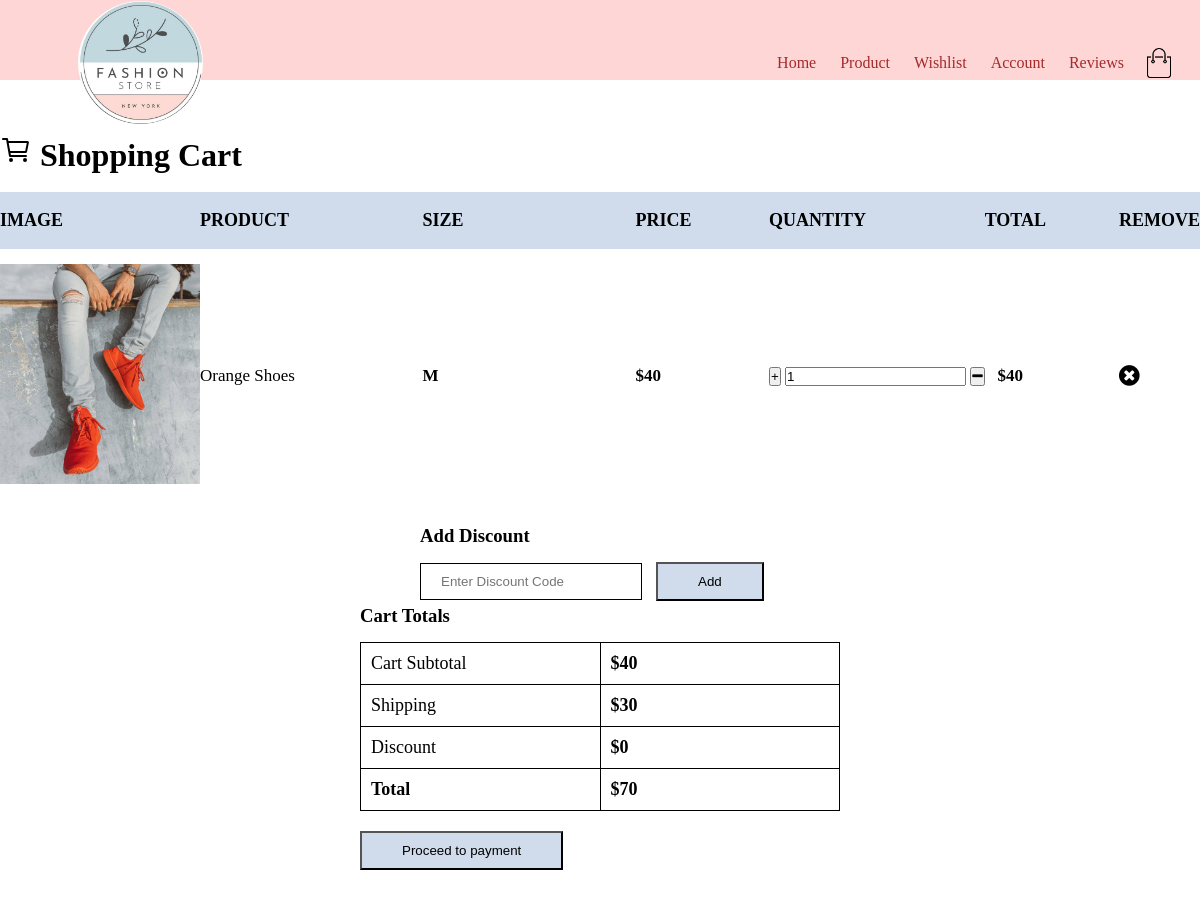
The app's page /cart.php with its own data.
### tables this page shows
CREATE TABLE `cart` (
  `CartID` int(11) NOT NULL,
  `ProductName` varchar(50) NOT NULL,
  `Username` varchar(50) NOT NULL,
  `Total` int(11) NOT NULL
);

CREATE TABLE `productdetails` (
  `ProductName` varchar(50) NOT NULL,
  `Price` int(11) NOT NULL,
  `Image` varchar(225) NOT NULL
);

CREATE TABLE `products` (
  `ProductId` int(11) NOT NULL,
  `ProductName` varchar(50) NOT NULL,
  `Size` varchar(50) NOT NULL,
  `Quantity` int(50) NOT NULL
);

### cart.php (the view, shortened to what this page needs)
<?php
include("header.php");
$servername = "localhost";
$uname="root";
$pword ="";
$dbname="fashionstore";
$conn =mysqli_connect($servername, $uname, $pword,$dbname);
$sql = "select * from cart c, productdetails pd, products p where c.ProductName = pd.ProductName and
p.ProductName = pd.ProductName" ;
$all_cart = $conn->query($sql);
$sum = 0;
$shipping = 30;
$discount=0;
$quantity = 1;
?>
<!DOCTYPE html>
<html lang="en">
<head>
    <link rel="stylesheet" href="https://cdnjs.cloudflare.com/ajax/libs/font-awesome/4.7.0/css/font-awesome.min.css">
    <link rel="stylesheet" href="style4.css">
</head>
<body>
           <br><br><br>
    <main class="container3">
    <h1 class="heading">
      <ion-icon name="cart-outline"></ion-icon> Shopping Cart
    </h1>
    <div class="item-flex">
<section id="cart" class="section-p1">
    <table width="100%">
        <thead>
            <tr>
                <td>Image</td>
                <td>Product</td>
                <td>Size</td>
                <td>Price</td>
                <td>Quantity</td>
                <td>Total</td>
                <td>Remove</td>
            </tr>
        </thead>
        <tbody>
            <?php
                while($row = mysqli_fetch_assoc($all_cart)){
            ?>
            <tr>
           <form method= "POST" action="cart.php">
                <td><img src="<?php echo $row["Image"]; ?>" alt= "" ></td>
                    <td><?php $name = $row["ProductName"]; echo $row["ProductName"]; $name = $row["ProductName"];?></td>
                    <td><b><?php echo $row["Size"]; ?></b></td>
                    <td><b>$<?php $price = $row["Price"];  echo $price; ?></b></td>
                    <td>
                    <form action="#" method="post">
                         <input type="submit" value="+" name="plus" id="plus" />
                         <input type="text" class="form-control" id="quantity" name="quantity"
                         value= <?php echo $_SESSION['quantity'] = $quantity; ?>>
                         <button type="submit"><i class="fa fa-minus"></i></button>
                        </form>
                    </td>
                    <td> &nbsp;&nbsp;&nbsp;<b>$<?php echo $price * $quantity; ?></b></td>
                    <td class="product-remove"><a href="removecart.php?name=<?=$row['ProductName'];?>">
                    <span class="fa fa-times-circle"style="font-size:24px;color:black"></span></a></td>
                    <a></button></td>
                    </form>
            </tr>
            <?php
            $total =$price * $_SESSION['quantity'];
            $sum = $sum + $total;
            }
            ?>
        </tbody>
    </table>
</section>
<br><br>
<section id="cart-add" class="section-p1">
    <div id="discount">
        <h3>Add Discount</h3>
        <div>
        <form method="post">
            <input type="text" name = "discount" class= "textInput" placeholder="Enter Discount Code">
            <button class="normal" name = "add-discount" >Add</button>
        </form>
        </div>
    </div>
    <br><br>
    <br><br>
</section>
<section id="cart-add" class="section-p1">
    <div id="subtotal">
        <h3>Cart Totals</h3>
        <table>
            <tr>
                <td>Cart Subtotal</td>
                <td><b>$<?php echo $sum;
                 ?></b></td>
            </tr>
            <tr>
                <td>Shipping</td>
                <td><b>$<?php
                if($sum>200 || $sum==200){
                    $shipping = 0;
                    echo $shipping;
                }
                else{
                    $shipping=30;
                    echo $shipping;
                }
                $sumwithshipping = $sum + $shipping;
                $sumafterdiscount= $sumwithshipping;
                ?></b></td>
            </tr>
            <tr>
              <td>Discount</td>
                <td><b>$<?php echo $discount;?></b></td>
          </tr>
            <tr>
                <td><strong>Total</strong></td>
                <td><strong>$<?php echo $sumafterdiscount;
                ?></strong></td>
            </tr>
        </table>
        <button class="normal" name = "payment" onclick="window.location.href='payment.php';">Proceed to payment</button>
    </div>
</section>
</body>
</html>

### styleheader.css (style rules this page uses)
* { margin:0; padding:0; }

### style4.css (style rules this page uses)
#cart { overflow-x: auto; }
#cart table { width: 100%; border-collapse: collapse; white-space: nowrap; }
#cart table img { width:200px; }
#cart table td:nth-child(1) { width: 100px; text-align: centre; }
#cart table td:nth-child(2) { width: 150px; text-align: centre; }
#cart table td:nth-child(3) { width: 250px; text-align: centre; }
#cart table td:nth-child(4), #cart table td:nth-child(5), #cart table td:nth-child(6) { width: 150px; text-align: centre; }
#cart table thead td { font-weight:700; text-transform: uppercase; background-color: #a5bddb85; font-size: 18px; padding: 18px 0; }
#cart table tbody tr td { padding-top: 15px; }
#cart table tbody td { font-size: 17px; }
#discount { width: 30%; margin-bottom:30x; }
#discount h3, #subtotal h3, #checkout h3 { padding-bottom: 15px; }
#discount input { padding: 10px 20px; outline: none; width: 50%; margin-right: 10px; border: 1px solid #000000; }
#discount button, #subtotal button, #checkout button, #payment button { background-color: #a5bddb85; color: #000; padding: 10px 40px; }
#subtotal { width: 40%; margin-bottom: 30px; border:1px solid #fff; padding: 3px; }
#subtotal table { border-collapse: collapse; width: 100%; margin-bottom: 20px; }
#subtotal table td { width: 50%; border: 1px solid #000000; padding: 10px; font-size: 18px; }
ion-icon, span { display: inline-block; }
#cart-add { display: flex; flex-wrap: wrap; justify-content: center; }

### records on screen
cart: ProductName.Image (picture), products.ProductName "Orange Shoes", products.Size "M", ProductName.Price "40", quantity "1", $price*$quantity "40"

### other values on screen
$sum "40"
$shipping "30"
$discount "0"
$sumafterdiscount "70"
